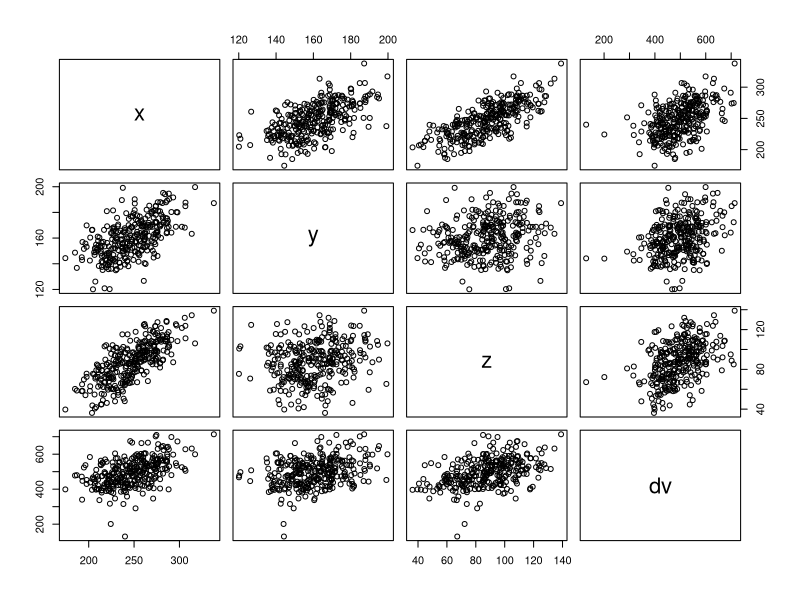

Generate this figure with R:
# Simulates the data used in the multiverse analyses

setwd('C:\\Users\\herre\\OneDrive\\Documenten\\GitHub\\thesis_MultiverseAnalysis\\Simulations')
rm(list = ls(all = TRUE))

# Load packages

library(tidyverse)  # Tidy data
library(car)

# Parameters

set.seed(0)
a <- rnorm(300, mean = 20, sd = 3)
b <- rnorm(300, mean = 90, sd = 7)
c <- rnorm(300, mean = 70, sd = 9)
d <- rnorm(300, mean = 18, sd = 13)

x_variation <- rnorm(300, mean = 0, sd = 1)
y_variation <- rnorm(300, mean = 0, sd = 7)
z_variation <- rnorm(300, mean = 0, sd = 7)

x_noise <- rnorm(300, mean = 0, sd = 10)  
y_noise <- rnorm(300, mean = 0, sd = 7)
z_noise <- rnorm(300, mean = 0, sd = 9)

dv_variation <- rnorm(300, mean = 0, sd = 65) 
dv_noise <- rnorm(300, mean = 0, sd = 95)
add_noise <- runif(300,0,1) > 0.9  # Only add outlier noise in 90% of the trials
  
# Calculate variables

y <- b + c + y_variation
z <- c + d + z_variation
x <- y + z + x_variation
dv <- x + y + z + dv_variation + dv_noise * add_noise
x <- x + x_noise
y <- y + y_noise
z <- z + z_noise
df <- data.frame(x, y, z, dv)

# Checks

plot(df)
model <- lm(dv ~ x + y + z, data = df)
summary(model)
vif(model)
cor(y, z)

# Save data

save(df, file = 'sim_data.rdata')

